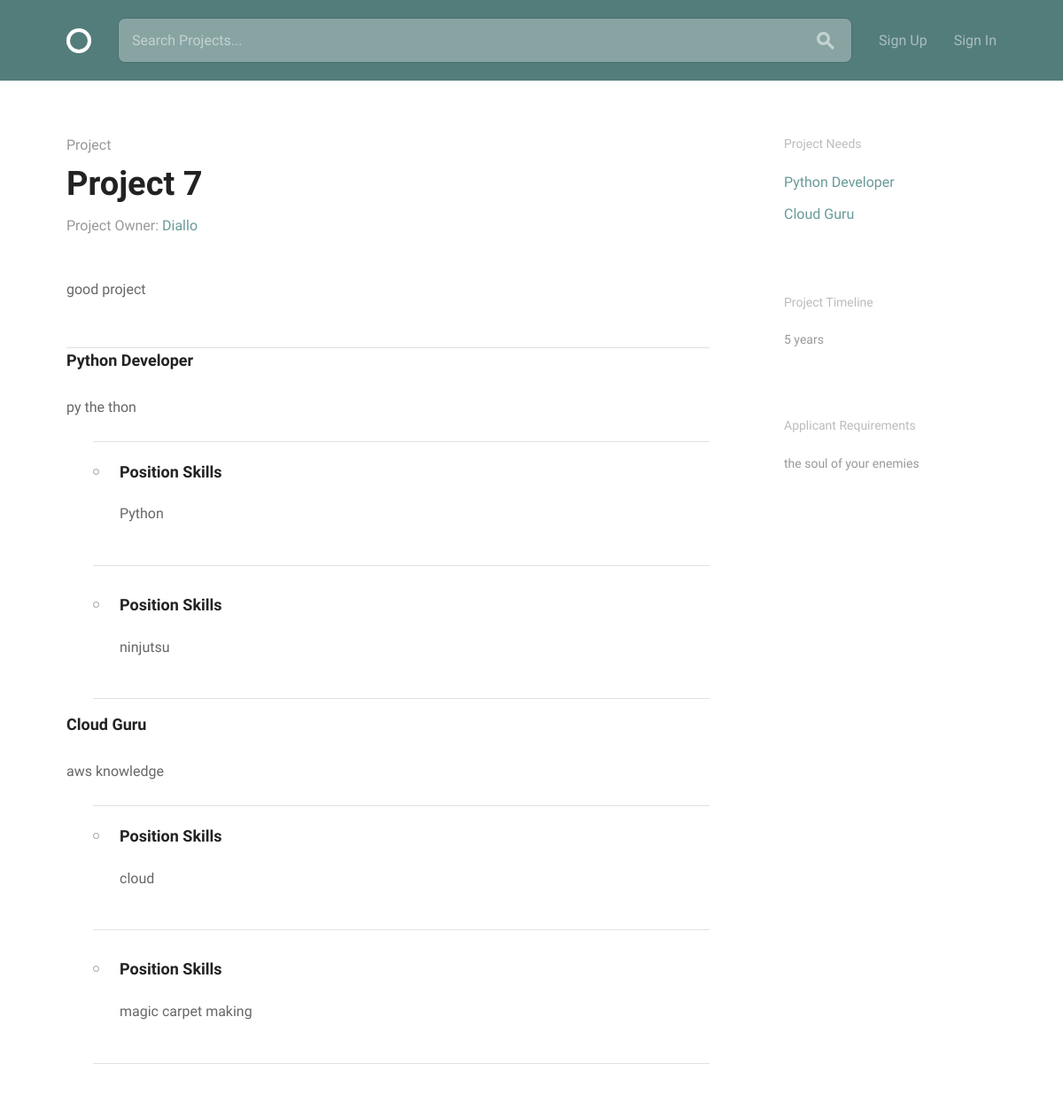
Page /projects/23/ on the committed database.
### projects/models.py (models this page shows, shortened)
class Projects(models.Model):
    owner = models.ForeignKey(User, related_name='project', on_delete=models.CASCADE, null=True)
    title = models.CharField(max_length=150, default='')
    description = models.TextField(default='')
    requirements = models.TextField(default='')
    time_estimate = models.TextField(default='')
    recruited = models.BooleanField(default=False)
    completed = models.BooleanField(default=False)
    @property
    def open_positions(self):
        return self.positions.exclude(filled=True)

class Positions(models.Model):
    project = models.ForeignKey(Projects, on_delete=models.CASCADE, related_name='positions')
    name = models.CharField(max_length=150, default='')
    description = models.TextField(default='')
    filled = models.BooleanField(default=False)
    def __str__(self):
        return '{}'.format(self.name.title())

class ProjectSkills(models.Model):
    position = models.ForeignKey(Positions, on_delete=models.CASCADE, related_name='skills')
    skills = models.CharField(max_length=25, default='')
    def __str__(self):
        return self.skills

### projects/views.py (the view)
# urls.py: url(r'^(?P<pk>\d+)/$', views.ProjectDetailView.as_view(), name='detail'),
class ProjectDetailView(generic.DetailView):
    model = models.Projects
    context_object_name = 'project'
    template_name = 'projects/project.html'

### accounts/templatetags/accounts_extras.py (called while the page is built)
@register.filter('markdown_to_html')
def markdown_to_html(markdown_text):
    html_body = markdown2.markdown(markdown_text)
    return html_body

### projects/templates/projects/project.html (shortened to what this page needs)
{% extends 'base.html' %}
{% load bootstrap3 %}
{% load accounts_extras %}
{% block content %}
  <div class="bounds circle--page circle--article">
    <div class="grid-70">
      <div class="circle--article--header">
        <h4 class="circle--article--section">Project</h4>
        <h1 class="circle--article--title">{{ project.title|title }}</h1>
        <p class="circle--article--byline">Project Owner: <a>{{ project.owner|title }}</a></p>
      </div>
      <div class="circle--article--body">
        <p>{{ project.description|markdown_to_html|safe }}</p>
      </div>
      <div class="circle--project--positions">
        <ul class="circle--group--list">
            {% if project.open_positions %}
                {% for position in project.open_positions %}
              <h3>{{ position }}</h3>
              <p>{{ position.description|markdown_to_html|safe}}</p>
              <ul class="circle--group--list">
                  {% for skill in position.skills.all %}
                      <li>
                        <h3>Position Skills</h3>
                        <p>{{ skill }}</p>
                      </li>
                  {% endfor %}
              </ul>
            {% endfor %}
                {% else %}
            <p>There are currently no positions open for this project</p>
          {% endif %}
        </ul>
      </div>
    </div>
    <div class="grid-25 grid-push-5">
      <div class="circle--secondary--module">
        <h3>Project Needs</h3>
        <ul class="circle--link--list">
            {% if project.open_positions %}
            {% for position in project.open_positions %}
          <li><a href="">{{ position.name }}</a></li>
                {% endfor %}
            {% else %}
                No need!
        </ul>
          {% endif %}
      </div>
      <div class="circle--secondary--module">
        <h3>Project Timeline</h3>
        <p>{{ project.time_estimate }}</p>
      </div>
      <div class="circle--secondary--module">
        <h3>Applicant Requirements</h3>
        <p>{{ project.requirements }}</p>
      </div>
    </div>
  </div>
{% endblock %}

### assets/css/global.css (style rules this page uses)
html { font-family: sans-serif; -ms-text-size-adjust: 100%; -webkit-text-size-adjust: 100%; }
body { margin: 0; }
a { background-color: transparent; }
h1 { font-size: 2em; margin: 0.67em 0; }
html { font-size: 62.5%; }
body { font-size: 1.5em; line-height: 1.6; font-weight: 400; font-family: "Cousine"; color: #666; }
.bounds { max-width: 1080px; margin: 0 auto; }
.grid, .grid-5, .grid-10, .grid-15, .grid-20, .grid-25, .grid-30, .grid-33, .grid-35, .grid-40, .grid-45, .grid-50, .grid-55, .grid-60, .grid-65, .grid-66, .grid-70, .grid-75, .grid-80, .grid-90, .grid-95, .grid-100 { float: left; box-sizing: border-box; position: relative; }
.grid-push-5 { left: 5%; }
.grid-25 { width: 25%; padding: 0 15px; }
.grid-70 { width: 70%; padding: 0 15px; }
h1, h2, h3, h4, h5, h6 { margin-top: 0; margin-bottom: 2rem; font-weight: bold; font-family: "Work Sans", sans-serif; color: #222; }
h1 { font-size: 3.8rem; }
h3 { font-size: 1.8rem; }
h4 { font-size: 1.6rem; }
@media (min-width: 550px) { h1 { font-size: 3.8rem; } }
@media (min-width: 550px) { h3 { font-size: 1.8rem; } }
@media (min-width: 550px) { h4 { font-size: 1.6rem; } }
p { margin-top: 0; font-size: 1.6rem; }
a { color: #689b98; -webkit-transition: color 0.2s; -moz-transition: color 0.2s; -ms-transition: color 0.2s; -o-transition: color 0.2s; transition: color 0.2s; }
ul { list-style: circle inside; }
ul { padding-left: 0; margin-top: 0; }
ul ul, ul ol { margin: 1.5rem 0 1.5rem 3rem; font-size: 90%; }
li { margin-bottom: 1rem; font-size: 1.6rem; }
pre, blockquote, dl, figure, table, p, ul, ol, form { margin-bottom: 2.5rem; }
.circle--link--list { list-style-type: none; }
.circle--link--list a { text-decoration: none; }
.circle--group--list { border-top: 1px solid #e1e1e1; list-style: none; }
.circle--group--list li { border-bottom: 1px solid #e1e1e1; padding: 2rem 0 2rem 3rem; }
.circle--group--list li:before { content: ""; float: left; margin: 10px 0 0 -30px; width: 5px; height: 5px; border: 1px solid #999; border-radius: 10px; display: block; }
.circle--article--header { margin-bottom: 50px; }
.circle--article--header h1 { margin-bottom: 10px; }
.circle--article--section { margin: 0; font-weight: normal; color: #999; }
.circle--article--byline { margin: 0; line-height: 1; font-size: 1.6rem; color: #999; }
.circle--secondary--module { margin-bottom: 50px; }
.circle--secondary--module:before, .circle--secondary--module:after { content: " "; display: table; }
.circle--secondary--module:after { clear: both; }
.circle--secondary--module > h1, .circle--secondary--module > h2, .circle--secondary--module > h3, .circle--secondary--module > h4, .circle--secondary--module > h5, .circle--secondary--module > h6 { font-family: "Cousine"; color: rgba(34, 34, 34, 0.3); font-size: 1.4rem; font-weight: normal; }
.circle--secondary--module p { font-size: 1.4rem; color: #999999; }
.circle--page { margin-bottom: 100px; }
.circle--page:before, .circle--page:after { content: " "; display: table; }
.circle--page:after { clear: both; }
.circle--article { padding-top: 30px; }
.circle--article--body { line-height: 1.8; margin-bottom: 50px; }

### rows in the picture
Projects: title "Project 7", owner "Diallo", description "good project", time_estimate "5 years", requirements "the soul of your enemies"
Positions: name "Python Developer", description "py the thon"
ProjectSkills: skills "Python"
ProjectSkills: skills "ninjutsu"
Positions: name "Cloud Guru", description "aws knowledge"
ProjectSkills: skills "cloud"
ProjectSkills: skills "magic carpet making"
